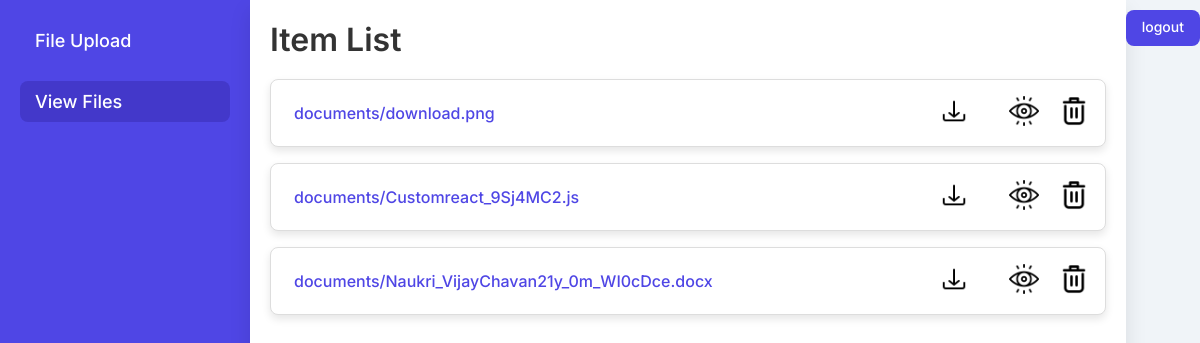
The app's page /list/ (signed in) with its own data.
### base/models.py (models this page shows)
class fileUpload(models.Model):
    user = models.ForeignKey(User, on_delete=models.CASCADE)
    file=models.FileField(upload_to='documents/')
    uploaded_at = models.DateTimeField(auto_now_add=True)
    def __str__(self):
        return self.file.name

### base/views.py (the view)
# urls.py: path('list/',views.list,name='list'),
@decorators.login_required(login_url='login')
def list(request):
    data = fileUpload.objects.filter(user=request.user)
    absolute_urls = []
    for file in data:
        file.absolute_url = request.build_absolute_uri(file.file.url)
    print(data)
    return render(request, 'listpage.html', {'items': data})

### base/templates/listpage.html (shortened to what this page needs)
{% extends "base.html" %}
{% block activeblocklistpage %} active {% endblock activeblocklistpage%}
{% block content %}
{% load static %}
        <div class="container" >
            <header class="header">
                <h1>Item List</h1>
            </header>
            <main class="main-content">
                <ul class="item-list">
                    {% for item in items %}
                        <div >
                        <li class="item-card" style="display:flex;">
                            <a style="flex-grow:2; padding:7px">{{ item.file.name}}</a>
                            <div class="image-container">
                                <a  download="{{ item.file.name }}" href="{{ item.file.url }}" >
                                    <img class='image' src="{% static "logo/download.png" %}" />
                                </a>
                                <a  href="{{ item.file.url}}" target="_blank" >
                                    <img class='image' src="{% static "logo/witness.png" %}"  />
                                </a>
                                <a href="/delete/?id={{item.id}}"><img class='image' src="{% static "logo/delete.png" %}"/></a>
                            </div>
                        </li>
                        </div>
                    {% empty %}
                        <p>No items available.</p>
                    {% endfor %}
                </ul>
            </main>
        </div>
    {% endblock content %}

### base/static/index.css (style rules this page uses)
body { font-family: 'Inter', sans-serif; background-color: #f0f4f8; margin: 0; display: flex; height: 100vh; }
.container { padding: 20px; background-color: #ffffff; box-shadow: 0 10px 20px rgba(0, 0, 0, 0.1); }
.header { display: flex; justify-content: space-between; align-items: center; margin-bottom: 20px; }
.header h1 { color: #333; margin: 0; font-weight: 600; }
.item-list { list-style: none; padding: 0; margin: 0; }
.item-card { background-color: #ffffff; border: 1px solid #ddd; border-radius: 8px; padding: 16px; margin-bottom: 16px; box-shadow: 0 4px 8px rgba(0, 0, 0, 0.1); }
.container { flex-grow: 1; padding: 20px; box-sizing: border-box; overflow-y: auto; }
.item-card a { color: #4f46e5; text-decoration: none; font-weight: 500; }
.image-container { display: flex; justify-content: space-between; width: 150px; }
.image { width: 30px; height: 30px; }

### records on screen
fileUpload: file.name "documents/download.png"
fileUpload: file.name "documents/Customreact_9Sj4MC2.js"
fileUpload: file.name "documents/Naukri_VijayChavan21y_0m_WI0cDce.docx"
